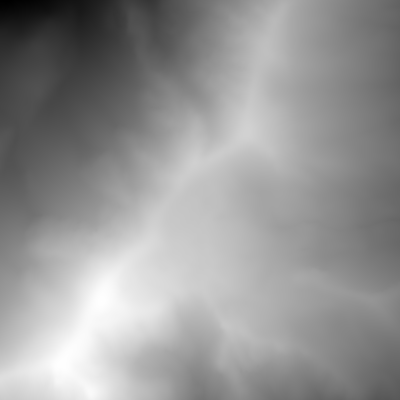
#> input picture Projet_python_analyse_pentes/Données/La_Blanche.tif, 400 x 400 px
$ python run_project.py
#> lines starting #> are read from the running program, lines starting #| are printed output that depends on the picture
#!/usr/bin/env python3
# -*- coding: utf-8 -*-
"""
Created on %(date)s : 13/01/2020 - 20/01/2020 - 22/01/2020

@author: %(username)s : @efize & @claverdure
"""

import numpy as np
from PIL import Image
from math import sqrt, atan, pi
import json
import matplotlib.pyplot as plt


####### Transformations nécessaires et dictionnaire

def transformation_tiff_array():
    """ Cette fonction transforme une image .tif en tableau numpy array"""
    im = Image.open('La_Blanche.tif')
#> im is the input picture: PIL image 400x400 F; min 1808.9, max 2933.7, mean 2469.9
    im.show()
    ar = np.array(im)
    return ar


# [10 lines left out: function enregistrer, not called in this run]


####### Création de différents tableaux numpy : pente & aspects

def carte_de_pente(tableau):
    """ Cette fonction calcule la pente sur la carte
    d'après la méthode de Horn
    paramètres :
    tableau : image initiale transformée en matrice
    :tableautype: nd.array
    return : tableau de pente
    :rtype: nd.array"""#pente est-ouest
    array_pente = np.zeros((398,398))
    for i in range(398):
        for j in range(398):
            a = tableau[i-1][j-1]
            b = tableau[i-1][j]
            c = tableau[i-1][j+1]
            d = tableau[i][j-1]
            e = tableau[i][j]
            f = tableau[i][j+1]
            g = tableau[i+1][j-1]
            h = tableau[i+1][j]
            k = tableau[i+1][j+1]
            dz_dx = ((c+2*f+k)-(a+2*d+g))/(8*5) #pente est_ouest
            dz_dy = ((g+2*h+k)-(a+2*b+c))/(8*5) #pente nord_sud
            pente1 = sqrt((dz_dx)**2+(dz_dy)**2)
            pente = atan(pente1)*180/pi
            array_pente[i][j] = pente
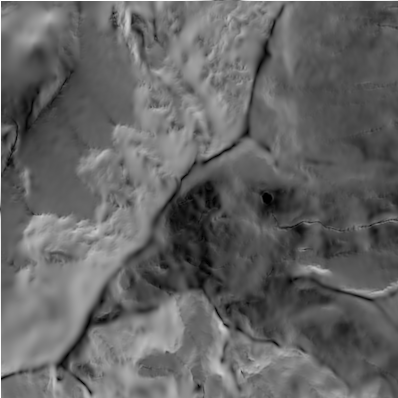
#> array_pente: shape (398, 398) float64; min 0, max 89.4, mean 35.4; drawn with min black and max white
    return array_pente

def carte_aspect(tableau):
    """Cette fonction calcule la carte d'aspect
    d'après la méthode de Horn
    paramètres :
    tableau : image initiale transformée en matrice
    :tableautype: nd.array
    return : tableau d'aspect en °
    :rtype: nd.array"""
    array_aspect = np.zeros((398,398))
    for i in range(398):
        for j in range(398):
            a = tableau[i-1][j-1]
            b = tableau[i-1][j]
            c = tableau[i-1][j+1]
            d = tableau[i][j-1]
            e = tableau[i][j]
            f = tableau[i][j+1]
            g = tableau[i+1][j-1]
            h = tableau[i+1][j]
            k = tableau[i+1][j+1]
            dz_dx = ((c+2*f+k)-(a+2*d+g))/(8*5) #pente est_ouest
            dz_dy = ((g+2*h+k)-(a+2*b+c))/(8*5) #pente nord_sud
            aspect = atan(dz_dx/dz_dy)
            if dz_dx < 0 :
                if dz_dy < 0 :
                    array_aspect[i][j]=180-(aspect*180/pi)
                else :
                    array_aspect[i][j]=-(aspect*180/pi)
            else :
                if dz_dy < 0 :
                    array_aspect[i][j]=180-(aspect*180/pi)
                else :
                    array_aspect[i][j]=360-(aspect*180/pi)
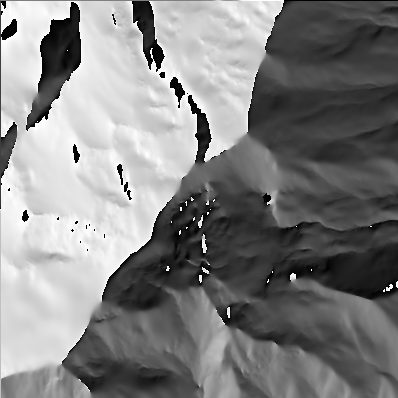
#> array_aspect: shape (398, 398) float64; 0.03% of the values are NaN or infinite; the others: min 0.000965, max 360, mean 183.7; drawn with min black, max white, NaN and infinite black
    return array_aspect

########## Création de cartes


def colorer(tableau):
    image = np.zeros((400,400,3), dtype=np.uint8)
#> (the run stopped early here; a loop or call above may not have finished)
